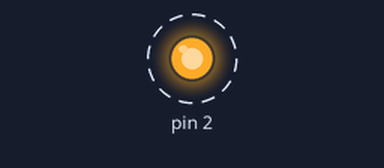
Bench run of a sketch on a simulated Arduino Uno, built with avr-gcc and run on an emulated ATmega328P. Parts: output pins drawn as LEDs (lit = HIGH). Dashed ring = blinking.

Above: at 0.2 s.
Timing chart, 0 to 5.8 s (numbered marks = the images above):
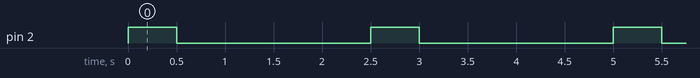

The sketch:

sketch_car.ino
```cpp
void setup() {
  // put your setup code here, to run once:
  pinMode(2,OUTPUT);
  digitalWrite(2,LOW);

}

void loop() {
  // put your main code here, to run repeatedly:
for(int i=0 ;i<20;i++)
{
    digitalWrite(2,HIGH);
  delay(500);
  digitalWrite(2,LOW);
  delay(2000);

}

}
```

Measured:
- by itself, pin 2: alternates HIGH for 0.50 s and LOW for 2.0 s
